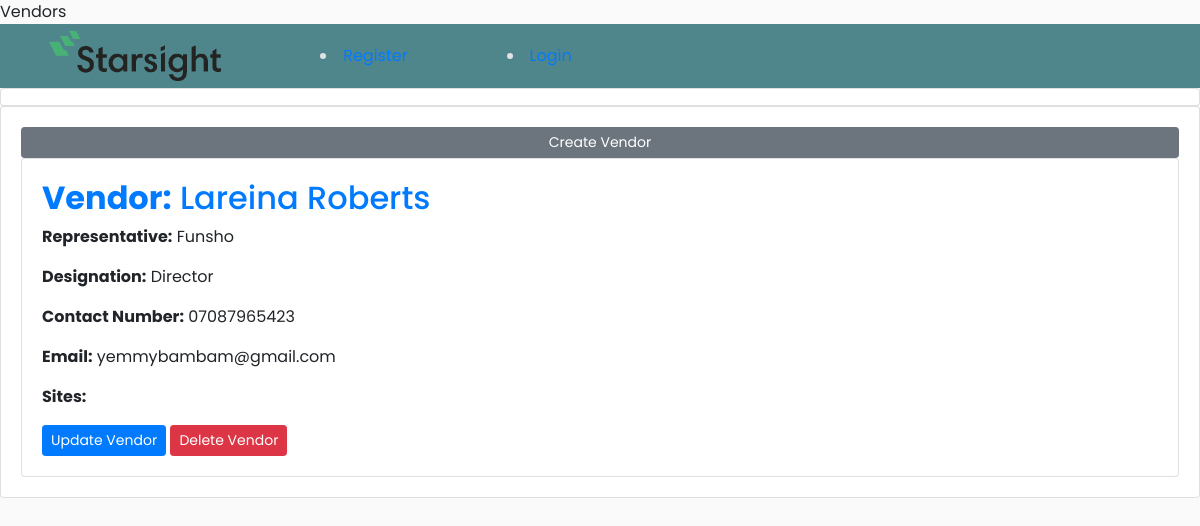
The page /audits/allvendor/ on the database as committed earlier.
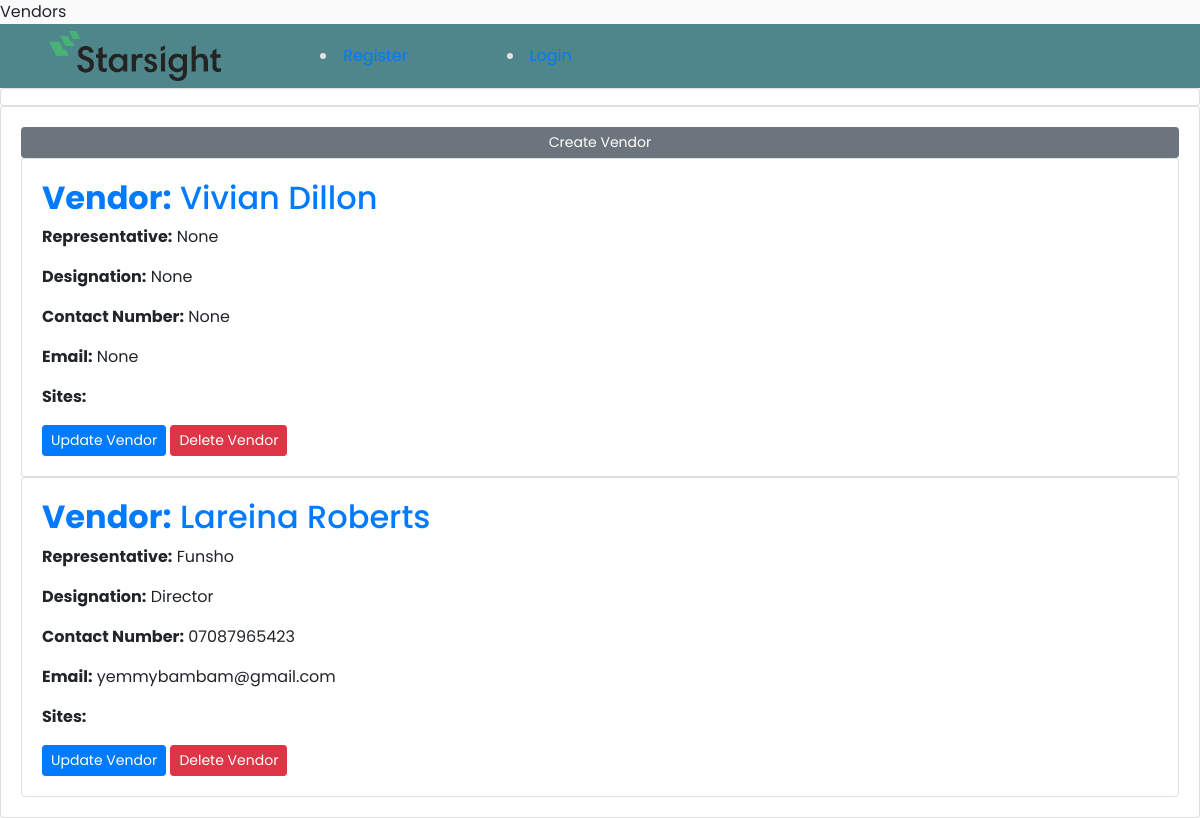
The same page on the database as committed later.
### audits/models.py (models this page shows, shortened)
class Vendor(models.Model):
    user = models.ForeignKey(
        User, null=True, on_delete=models.CASCADE, related_name="vendor")
    name = models.CharField(max_length=100, null=True)
    rep_name = models.CharField(max_length=100, null=True)
    designation = models.CharField(max_length=100, null=True)
    contact_number = models.CharField(max_length=16, null=True)
    email = models.EmailField(max_length=100, null=True)

### audits/views.py (the view)
# urls.py: path('allvendor/', views.AllVendorListView.as_view(), name='all-vendor'),
class AllVendorListView(ListView):
    model = Vendor
    template_name = 'audits/all_vendor.html'
    context_object_name = 'vendors'
    ordering = ['-user_id']

### templates/audits/all_vendor.html
{% extends "base.html" %} {% block title %} Vendors {% endblock %}
{% block content %}
    <div class="content">
      <a
        class="btn btn-secondary btn-sm btn-block"
        href="{% url 'audits:create-vendor' %}"
      >
        Create Vendor</a
      >
      {% for vendor in vendors %}
      <div class="card card-body">
        <h2>
          <a class="article-title" href="{% url 'audits:vendor-detail' vendor.id %}"
            ><strong>Vendor:</strong> {{ vendor.name }}</a
          >
        </h2>
        <p class="article-content">
          <strong>Representative:</strong> {{ vendor.rep_name }}
        </p>
        <p class="article-content">
          <strong>Designation:</strong> {{ vendor.designation }}
        </p>
        <p class="article-content">
          <strong>Contact Number:</strong> {{ vendor.contact_number }}
        </p>
        <p class="article-content"><strong>Email:</strong> {{ vendor.email }}</p>
        <p class="article-content">
          <strong>Sites:</strong> {{ vendor.site.name }}
        </p>
        <div>
          <a
            class="btn btn-primary btn-sm"
            href="{% url 'audits:update-vendor' vendor.id %}"
            >Update Vendor</a
          >
          <a
            class="btn btn-danger btn-sm"
            href="{% url 'audits:delete-vendor' vendor.id %}"
            >Delete Vendor</a
          >
        </div>
      </div>
      {% endfor %}
    </div>
{% endblock %}

Rows that differ between the two databases and show on the page:
added Vendor: name "Vivian Dillon", rep_name "None", designation "None", contact_number "None", email "None"
